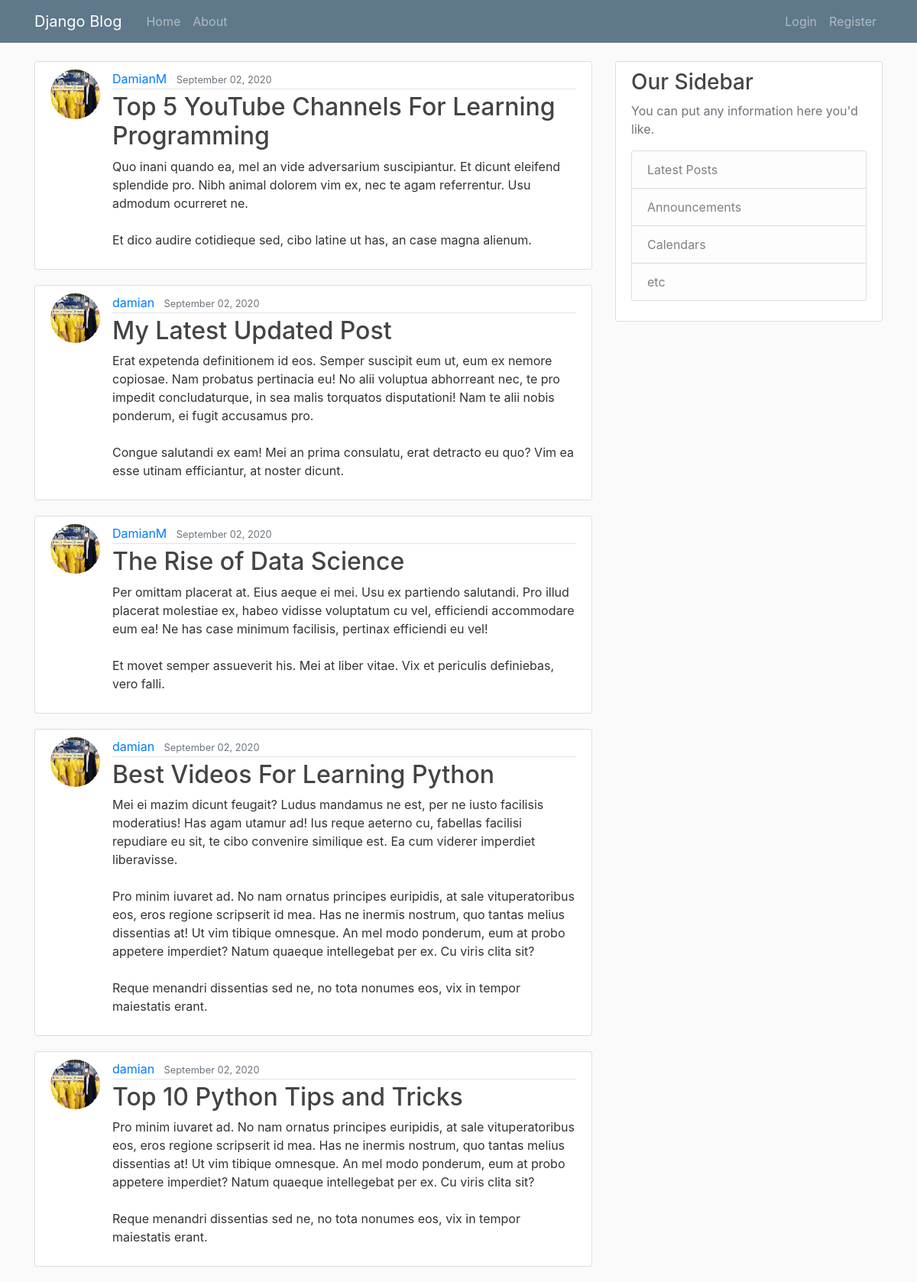
The page / on the database its author committed.
### blog/models.py (models this page shows, shortened)
class Post(models.Model):
    title = models.CharField(max_length=100)
    content = models.TextField()
    date_posted = models.DateTimeField(default=timezone.now)
    author = models.ForeignKey(User, on_delete=models.CASCADE)

### users/models.py (models this page shows, shortened)
class Profile(models.Model):
    user = models.OneToOneField(User, on_delete=models.CASCADE)
    image = models.ImageField(default='default.jpg', upload_to='profile_pics')

### blog/views.py (the view)
# urls.py: path('', PostListView.as_view(), name='blog-home'),
class PostListView(ListView):
    model = Post
    template_name = 'blog/home.html'  # <app>/<model>_<viewtype>.html
    context_object_name = 'posts'
    ordering = ['-date_posted']
    paginate_by = 5

### blog/templates/blog/home.html
{% extends "blog/base.html" %}
{% block content %}
    {% for post in posts %}
        <article class="media content-section">
            <img class="rounded-circle article-img" src="{{ post.author.profile.image.url }}">
            <div class="media-body">
                <div class="article-metadata">
                    <a class="mr-2" href="#">{{ post.author }}</a>
                    <small class="text-muted">{{ post.date_posted|date:"F d, Y" }}</small>
                </div>
                <h2><a class="article-title" href="{% url 'post-detail' post.id %}">{{ post.title }}</a></h2>
                <p class="article-content">{{ post.content }}</p>
            </div>
        </article>
    {% endfor %}
{% endblock content %}

### blog/static/blog/main.css (style rules this page uses)
body { background: #fafafa; color: #333333; margin-top: 5rem; }
h1, h2, h3, h4, h5, h6 { color: #444444; }
.content-section { background: #ffffff; padding: 10px 20px; border: 1px solid #dddddd; border-radius: 3px; margin-bottom: 20px; }
.article-title { color: #444444; }
.article-content { white-space: pre-line; }
.article-img { height: 65px; width: 65px; margin-right: 16px; }
.article-metadata { padding-bottom: 1px; margin-bottom: 4px; border-bottom: 1px solid #e3e3e3 }

### rows shown on the page
Post: author.profile.image (picture), author "DamianM", date_posted "September 02, 2020", title "Top 5 YouTube Channels For Learning Programming", content "Quo inani quando ea, mel an vide adversarium suscipiantur. Et dicunt eleifend splendide pro. Nibh animal dolorem vim ex, nec te agam referrentur. Usu admodum ocurreret ne. Et dico audire cotidieque sed, cibo latine ut has, an case magna alienum."
Post: author.profile.image (picture), author "damian", date_posted "September 02, 2020", title "My Latest Updated Post", content "Erat expetenda definitionem id eos. Semper suscipit eum ut, eum ex nemore copiosae. Nam probatus pertinacia eu! No alii voluptua abhorreant nec, te pro impedit concludaturque, in sea malis torquatos disputationi! Nam te alii nobis ponderum, ei fugit accusamus pro. Congue salutandi ex eam! Mei an prima consulatu, erat detracto eu quo? Vim ea esse utinam efficiantur, at noster dicunt."
Post: author.profile.image (picture), author "DamianM", date_posted "September 02, 2020", title "The Rise of Data Science", content "Per omittam placerat at. Eius aeque ei mei. Usu ex partiendo salutandi. Pro illud placerat molestiae ex, habeo vidisse voluptatum cu vel, efficiendi accommodare eum ea! Ne has case minimum facilisis, pertinax efficiendi eu vel! Et movet semper assueverit his. Mei at liber vitae. Vix et periculis definiebas, vero falli."
Post: author.profile.image (picture), author "damian", date_posted "September 02, 2020", title "Best Videos For Learning Python", content "Mei ei mazim dicunt feugait? Ludus mandamus ne est, per ne iusto facilisis moderatius! Has agam utamur ad! Ius reque aeterno cu, fabellas facilisi repudiare eu sit, te cibo convenire similique est. Ea cum viderer imperdiet liberavisse. Pro minim iuvaret ad. No nam ornatus principes euripidis, at sale vituperatoribus eos, eros regione scripserit id mea. Has ne inermis nostrum, quo tantas melius dissentias at! Ut vim tibique omnesque. An mel modo ponderum, eum at probo appetere imperdiet? Natum quaeque intellegebat per ex. Cu viris clita sit? Reque menandri dissentias sed ne, no tota nonumes eos, vix in tempor maiestatis erant."
Post: author.profile.image (picture), author "damian", date_posted "September 02, 2020", title "Top 10 Python Tips and Tricks", content "Pro minim iuvaret ad. No nam ornatus principes euripidis, at sale vituperatoribus eos, eros regione scripserit id mea. Has ne inermis nostrum, quo tantas melius dissentias at! Ut vim tibique omnesque. An mel modo ponderum, eum at probo appetere imperdiet? Natum quaeque intellegebat per ex. Cu viris clita sit? Reque menandri dissentias sed ne, no tota nonumes eos, vix in tempor maiestatis erant."
